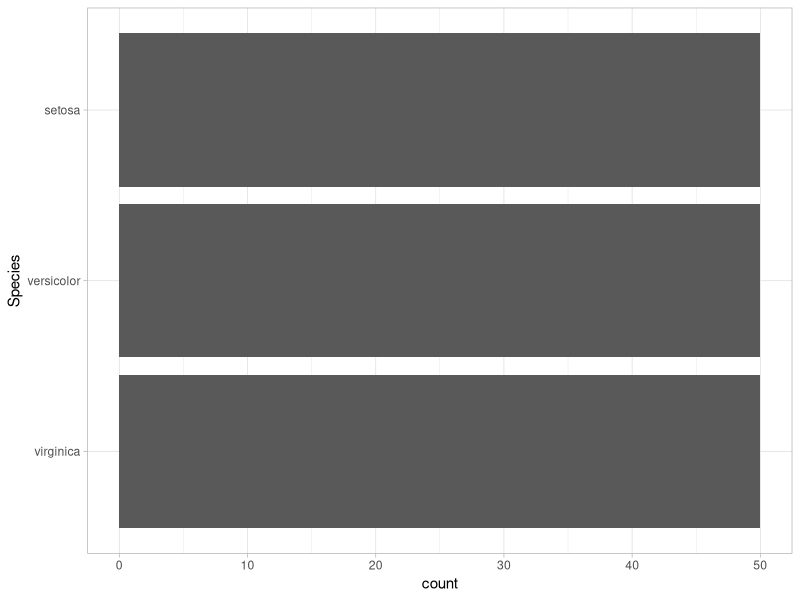
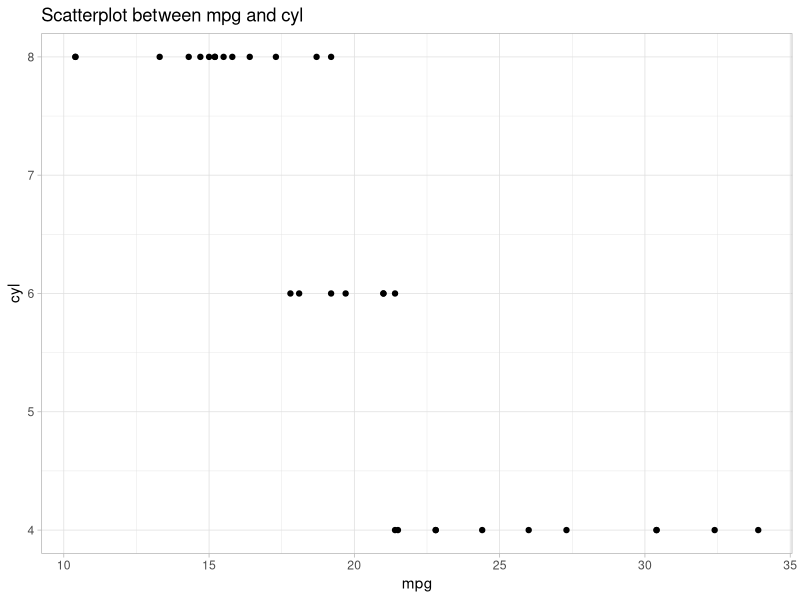

Generate these figures, in order, with R:
## ---- chunk 1
library(tidyverse)
library(glue)
## ---- chunk 2
create_barplot <- function(data, variable_to_plot){
  data %>% 
    mutate({{variable_to_plot}} := fct_rev(fct_infreq({{variable_to_plot}}))) %>% 
    ggplot(aes(y = {{variable_to_plot}})) +
    geom_bar() +
    theme_light()
}

create_barplot(iris, Species)
## ---- chunk 3
create_scatter_plot <- function(data, variable1, variable2) {
  variable_name1 <- ensym(variable1)
  variable_name2 <- ensym(variable2)
  
  data %>% 
    ggplot(aes({{variable1}}, {{variable2}})) +
    geom_point() +
    theme_light() +
    labs(title = glue("Scatterplot between {variable_name1} and {variable_name2}"))
}

## ---- chunk 4
create_scatter_plot(mtcars, mpg, cyl)
